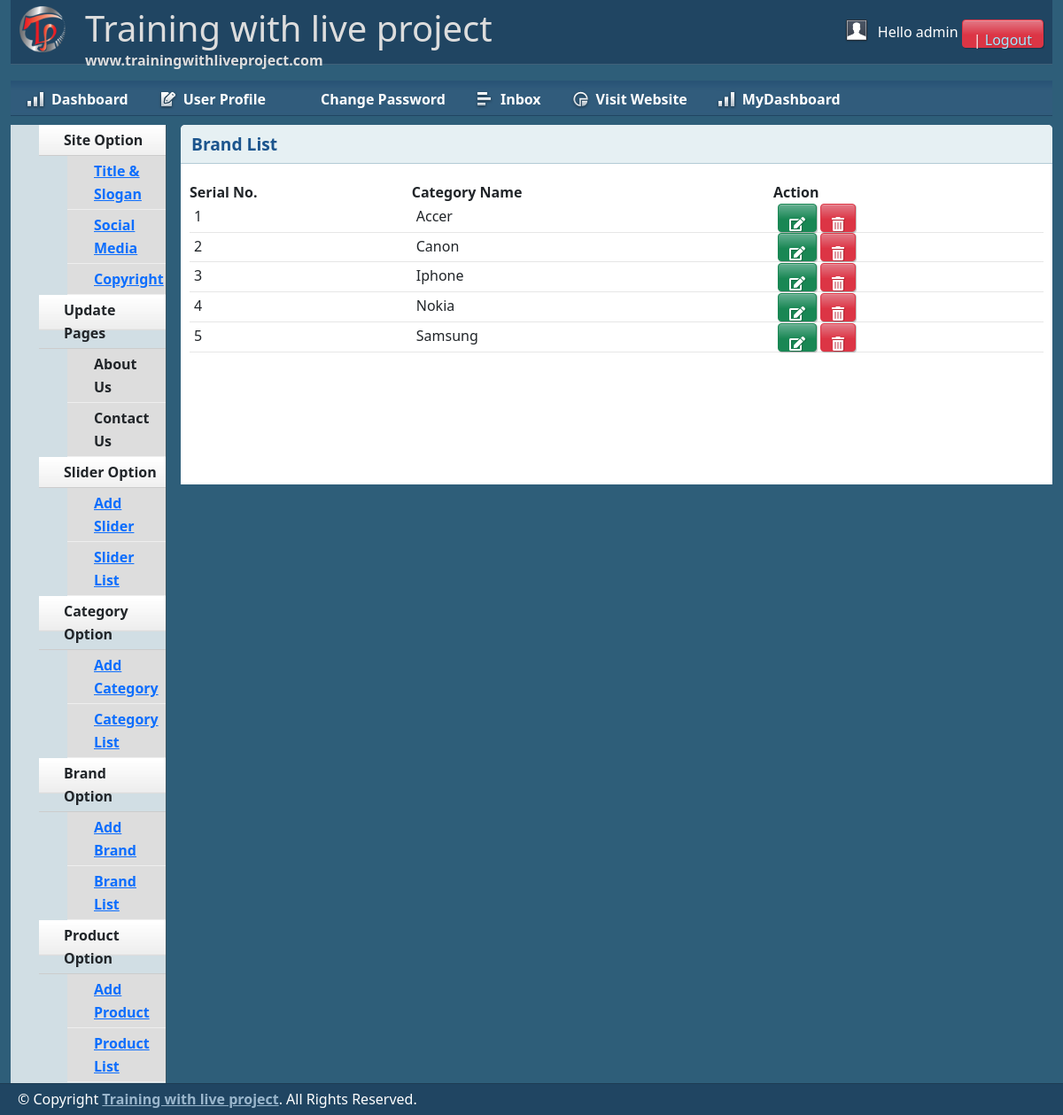
Page /admin/brandlist.php (signed in) on the committed database.
### tables this page shows
CREATE TABLE `tbl_brand` (
  `brandId` int(11) NOT NULL,
  `brandName` varchar(255) NOT NULL
);

### lib/Database.php (called while the page is built, shortened)
<?php
class Database
{
    public $host   = DB_HOST;
    public $user   = DB_USER;
    public $pass   = DB_PASS;
    public $dbname = DB_NAME;
    public $link;
    private function connectDB()
    {
        $this->link = new mysqli(
            $this->host,
            $this->user,
            $this->pass,
            $this->dbname
        );
    }
    public function select($query)
    {
        $result = $this->link->query($query) or
        die($this->link->error . __LINE__);
        if ($result->num_rows > 0) {
            return $result;
        } else {
            return false;
        }
    }
}

### classes/Brand.php (called while the page is built, shortened)
<?php
$filepath = realpath(dirname(__FILE__));
include_once($filepath.'/../lib/Database.php');
 ?>
<?php
class Brand
{
    private $db;
    public function __construct()
    {
        $this->db = new Database();
    }
    public function getAllBrand()
    {
        $query = "SELECT * FROM tbl_brand ORDER BY brandId DESC";
        $result = $this->db->select($query);
        return $result;
    }
}

### admin/brandlist.php (the view, shortened to what this page needs)
<?php include 'inc/header.php';?>
<?php include 'inc/sidebar.php';?>
<?php include '../classes/Brand.php'; ?>
<?php
$brand = new Brand();
 ?>
        <div class="grid_10">
            <div class="box round first grid">
                <h2>Brand List</h2>
                <div class="block">
                    <table class="data display datatable" id="example">
					<thead>
						<tr>
							<th>Serial No.</th>
							<th>Category Name</th>
							<th>Action</th>
						</tr>
					</thead>
					<tbody>
						<?php
                        $getBrand = $brand->getAllBrand();
                        if ($getBrand) {
                            $i=0;
                            while ($result = $getBrand->fetch_assoc()) {
                                $i++; ?>
						<tr class="odd gradeX">
							<td><?php echo $i; ?></td>
							<td><?php echo $result['brandName']; ?></td>
							<td><a class="btn btn-success" href="brandedit.php?brandid=<?php echo $result['brandId']; ?>"><i class="fas fa-edit"></i></a>  <a class="btn btn-danger" onclick="return confirm('Are you sure to delete this?')" href="?delcat=<?php echo $result['brandId']; ?>"><i class="fas fa-trash-alt"></i></a></td>
						</tr>
						<?php
                            }
                        } ?>
					</tbody>
				</table>
               </div>
            </div>
        </div>
<?php include 'inc/footer.php';?>

### admin/css/text.css (style rules this page uses)
body { font: 13px/1.5 Tahoma, Helvetica, Arial, 'Liberation Sans', FreeSans, sans-serif; }
h2 { font-size: 23px; }
p, dl, hr, h1, h2, h3, h4, h5, h6, ol, ul, pre, table, address, fieldset { margin-bottom: 20px; }

### admin/css/grid.css (style rules this page uses)
.grid_1, .grid_2, .grid_3, .grid_4, .grid_5, .grid_6, .grid_7, .grid_8, .grid_9, .grid_10, .grid_11, .grid_12, .grid_13, .grid_14, .grid_15, .grid_16 { display: inline; float: left; margin-left: 1%; margin-right: 1%; }
.container_12 .grid_10 { width: 81.333%; }

### admin/css/layout.css (style rules this page uses)
body { background: #fff none repeat scroll 0 0; color: #444; font-size: 14px; padding: 0; }
a { color: #000; font-weight:bold; text-decoration: none; }
h1, h2, h3, h4, h5, h6 { line-height:1.2em; margin-bottom:.3em; }
h2 { margin-top:1em; }
.box { background:#fff; margin-bottom:20px; padding:10px 10px 10px 10px; margin-left:-8px; }
.box.grid { padding-bottom:40px; }
.box.round { -moz-border-radius: 5px 5px 0px 0px; -webkit-border-radius: 5px 5px 0px 0px; border-radius: 5px 5px 0px 0px; }
.box h2 { font-size:1.2em; font-weight:bold; color:#1B548D; background:#E6F0F3; margin:-10px -10px 0 -10px; padding:10px 12px; border-bottom:1px solid #B3CBD6; -moz-border-radius: 5px 5px 0px 0px; -webkit-border-radius: 5px 5px 0px 0px; border-radius: 5px 5px 0px 0px; }
.box.first { min-height: 406px; }
.block { padding-top:20px; }
.block { padding-bottom:1px; }
table.display { margin: 0 auto; clear: both; width: 100%; }
tr.odd { height: 30px; line-height: 30px; border-bottom:1px solid #e6e6e6; }
tr.odd td, tr.even td { padding-left:5px; }
.btn, .btn-icon, .btn-mini { background-repeat: repeat-x; color: #FFF; font-weight: bold; display: inline-block; text-decoration: none; border-width: 1px; border-style: solid; padding: 0 15px 4px; *padding: 0 7px 4px; margin: 0; text-shadow: 1px 1px 1px rgba(0,0,0,.2); -moz-box-shadow: 1px 1px 1px rgba(0,0,0,.25); -webkit-box-shadow: 1px 1px 1px rgba(0,0,0,.25); -moz-border-radius: 4px; -webkit-border-radius: 4px; filter: progid:DXImageTransform.Microsoft.Shadow(color=#999999,direction=135,strength=2); cursor: pointer; position: relative; }
.btn, .btn-icon { background-position: 0 -80px; font-size: 12px; height: 32px; line-height: 29px; }
a.btn, a.btn-icon { height: 32px; line-height: 32px; padding-bottom: 0; }
.btn, .btn-icon, .btn-mini, .btn:visited, .btn-icon:visited, .btn-mini:visited { background-image: url(../img/bg-lite.png); background-color: #F90; border-color: #D58000; color: #FFF; }

### rows in the picture
tbl_brand: brandName "Accer"
tbl_brand: brandName "Canon"
tbl_brand: brandName "Iphone"
tbl_brand: brandName "Nokia"
tbl_brand: brandName "Samsung"

### other values in the picture
Session::get('adminName') "admin"
